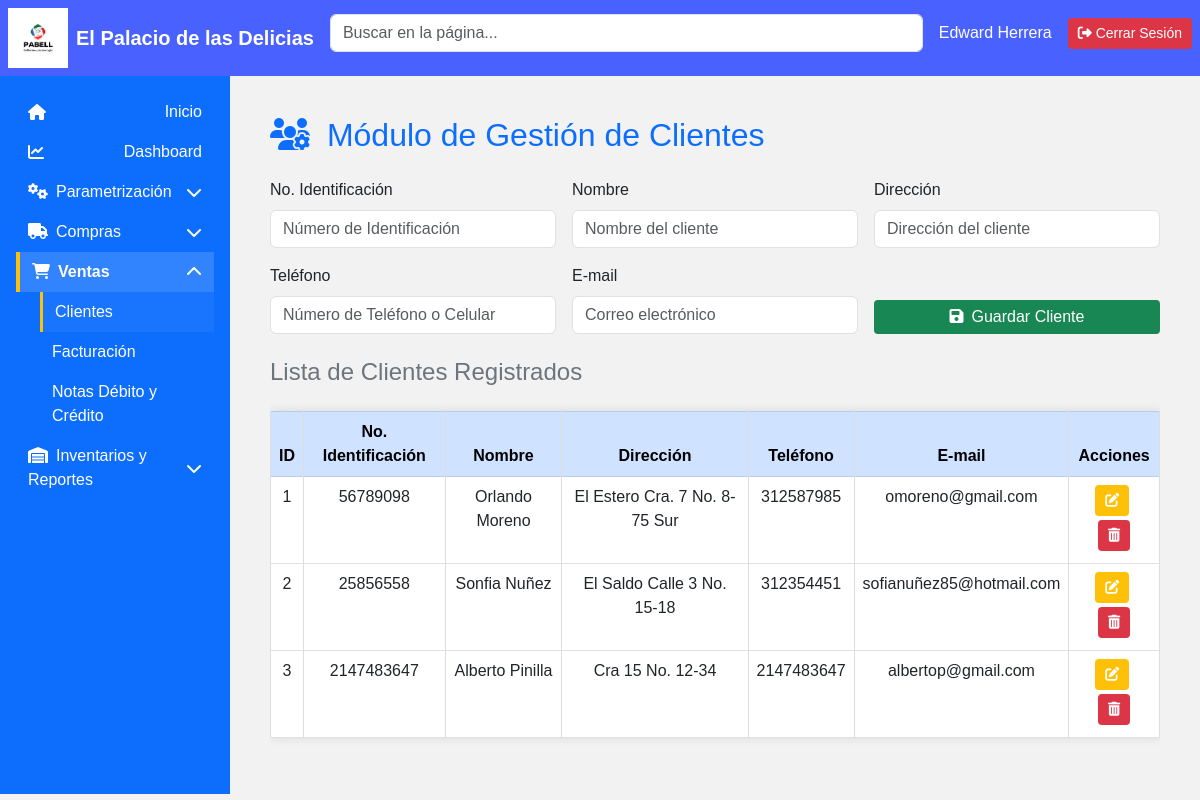
/modulos/ventas/clientes.php (signed in), run on the app's committed database.
### tables this page shows
CREATE TABLE `cliente` (
  `Id_cliente` int(11) NOT NULL,
  `No_NIT` int(11) NOT NULL,
  `Nombre_Cliente` varchar(45) NOT NULL,
  `Direccion` varchar(45) NOT NULL,
  `No_Telefono` int(11) NOT NULL,
  `Email` varchar(100) NOT NULL
);

### modulos/ventas/clientes.php (the view, shortened to what this page needs)
<?php
require_once __DIR__ . "/../../public/html/encabezado.php";
include("../../app/db/conexion.php");
$res_prod = $conexion->query("SELECT * FROM cliente");
?>
<main class="container-fluid p-4 fade-in" id="contenido">
    <h2 class="text-primary mb-4">
        <i class="fas fa-users-cog me-2"></i> Módulo de Gestión de Clientes
    </h2>
    <form class="mb-4" method="POST" action="crud_cliente/guardar_cliente.php">
        <div class="row g-3">
            <div class="col-12 col-md-4">
                <label for="Identificacion" class="form-label">No. Identificación</label>
                <input type="number" class="form-control" name="Identificacion" id="Identificacion" placeholder="Número de Identificación" required>
            </div>
            <div class="col-12 col-md-4">
                <label for="nombre" class="form-label">Nombre</label>
                <input type="text" class="form-control" name="nombre" id="nombre" placeholder="Nombre del cliente" required>
            </div>
            <div class="col-12 col-md-4">
                <label for="direccion" class="form-label">Dirección</label>
                <input type="text" class="form-control" name="direccion" id="direccion" placeholder="Dirección del cliente" required>
            </div>
            <div class="col-12 col-md-4">
                <label for="telefono" class="form-label">Teléfono</label>
                <input type="text" class="form-control" name="telefono" id="telefono" placeholder="Número de Teléfono o Celular" required>
            </div>
            <div class="col-12 col-md-4">
                <label for="correo" class="form-label">E-mail</label>
                <input type="email" class="form-control" name="correo" id="correo" placeholder="Correo electrónico" required>
            </div>
            <div class="col-12 col-md-4 d-flex align-items-end">
                <button type="submit" class="btn btn-success w-100">
                    <i class="fas fa-save me-2"></i>Guardar Cliente
                </button>
            </div>
        </div>
    </form>
    <h4 class="text-secondary">Lista de Clientes Registrados</h4>
    <div class="table-responsive">
        <table class="table table-bordered table-hover mt-3 text-center">
            <thead class="table-primary">
                <tr>
                    <th>ID</th>
                    <th>No. Identificación</th>
                    <th>Nombre</th>
                    <th>Dirección</th>
                    <th>Teléfono</th>
                    <th>E-mail</th>
                    <th>Acciones</th>
                </tr>
            </thead>
            <tbody>
                <?php while ($fila = $res_prod->fetch_assoc()) { ?>
                    <tr>
                        <td><?= $fila['Id_cliente'] ?></td>
                        <td><?= $fila['No_NIT'] ?></td>
                        <td><?= $fila['Nombre_Cliente'] ?></td>
                        <td><?= $fila['Direccion'] ?></td>
                        <td><?= $fila['No_Telefono'] ?></td>
                        <td><?= $fila['Email'] ?></td>
                        <td>
                            <a href="crud_cliente/editar_cliente.php?id=<?= $fila['Id_cliente'] ?>" class="btn btn-sm btn-warning me-1 mb-1">
                                <i class="fas fa-edit"></i>
                            </a>
                            <a href="crud_cliente/eliminar_cliente.php?id=<?= $fila['Id_cliente'] ?>" class="btn btn-sm btn-danger mb-1" onclick="return confirm('¿Estás segura de eliminar este cliente?');">
                                <i class="fas fa-trash-alt"></i>
                            </a>
                        </td>
                    </tr>
                <?php } ?>
            </tbody>
        </table>
    </div>
</main>

### app/css/styles.css (style rules this page uses)
body { overflow-x: hidden; }
.fade-in { animation: fadeIn 0.5s ease-in-out; }

### public/html/tablas.php (style rules this page uses)
body { font-family: Arial, sans-serif; background-color: #f2f2f2; }
a { text-decoration: none; color: #0066cc; font-weight: bold; }
table { border-collapse: collapse; width: 95%; margin: 20px auto; background-color: #ffffff; box-shadow: 0 0 10px rgba(0,0,0,0.1); }
th, td { padding: 10px; text-align: center; border: 1px solid #ddd; }
th { background-color: #007BFF; color: white; position: sticky; top: 0; z-index: 1; }
tr:nth-child(even) { background-color: #f9f9f9; }
.btn { padding: 5px 10px; color: white; border: none; border-radius: 4px; cursor: pointer; }

### data on the page
cliente: Id_cliente "1", No_NIT "56789098", Nombre_Cliente "Orlando Moreno", Direccion "El Estero Cra. 7 No. 8-75 Sur", No_Telefono "312587985", Email "omoreno@gmail.com"
cliente: Id_cliente "2", No_NIT "25856558", Nombre_Cliente "Sonfia Nuñez", Direccion "El Saldo Calle 3 No. 15-18", No_Telefono "312354451", Email "sofianuñez85@hotmail.com"
cliente: Id_cliente "3", No_NIT "2147483647", Nombre_Cliente "Alberto Pinilla", Direccion "Cra 15 No. 12-34", No_Telefono "2147483647", Email "albertop@gmail.com"

### other printed values
$nombreUsuario "Edward Herrera"
